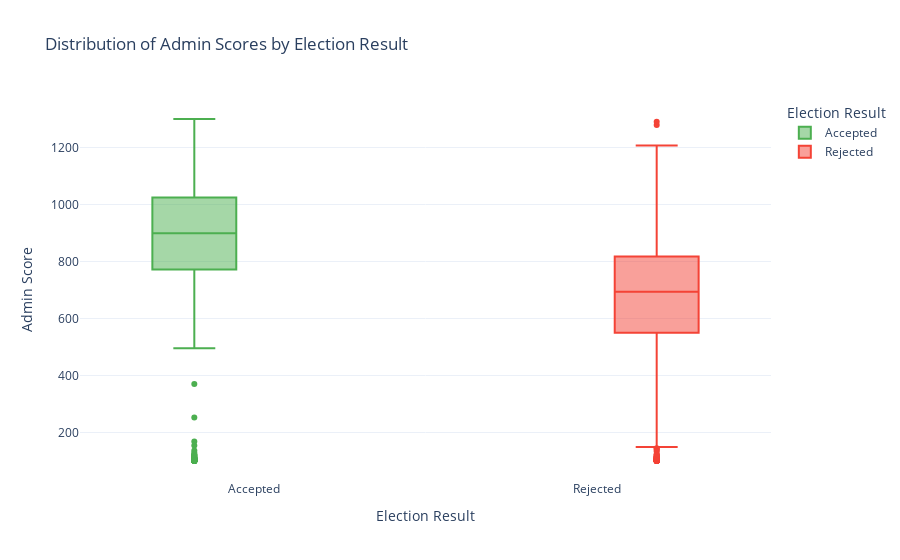

Write notebook code for a chart like this one.
### Code cell
from src.scripts.TallulaPlots import *
Distribution_Admin_Scores('data/wiki-RfA.txt')

### Figure 1 — Plotly figure (JSON) as saved in the notebook; plotly's stock layout.template omitted (floating-point values rounded to 4 significant figures; data arrays with more than 128 entries replaced by an {"elided": "..."} marker saying what was removed)
{"data": [{"alignmentgroup": "True", "hovertemplate": "Election Result=%{x}<br>Admin Score=%{y}<extra></extra>", "legendgroup": "Accepted", "marker": {"color": "#4CAF50"}, "name": "Accepted", "notched": false, "offsetgroup": "Accepted", "orientation": "v", "showlegend": true, "type": "box", "x": {"elided": "1890 str values"}, "x0": " ", "xaxis": "x", "y": {"elided": "1890 int values"}, "y0": " ", "yaxis": "y"}, {"alignmentgroup": "True", "hovertemplate": "Election Result=%{x}<br>Admin Score=%{y}<extra></extra>", "legendgroup": "Rejected", "marker": {"color": "#F44336"}, "name": "Rejected", "notched": false, "offsetgroup": "Rejected", "orientation": "v", "showlegend": true, "type": "box", "x": {"elided": "1608 str values"}, "x0": " ", "xaxis": "x", "y": {"elided": "1608 int values"}, "y0": " ", "yaxis": "y"}], "layout": {"autosize": true, "boxmode": "group", "legend": {"title": {"text": "Election Result"}, "tracegroupgap": 0}, "title": {"text": "Distribution of Admin Scores by Election Result"}, "xaxis": {"anchor": "y", "autorange": true, "categoryarray": ["Accepted", "Rejected"], "categoryorder": "array", "domain": [0, 1], "range": [-0.5078, 1.508], "title": {"text": "Election Result"}, "type": "category"}, "yaxis": {"anchor": "x", "autorange": true, "domain": [0, 1], "range": [33.33, 1367.0], "title": {"text": "Admin Score"}, "type": "linear"}}}
